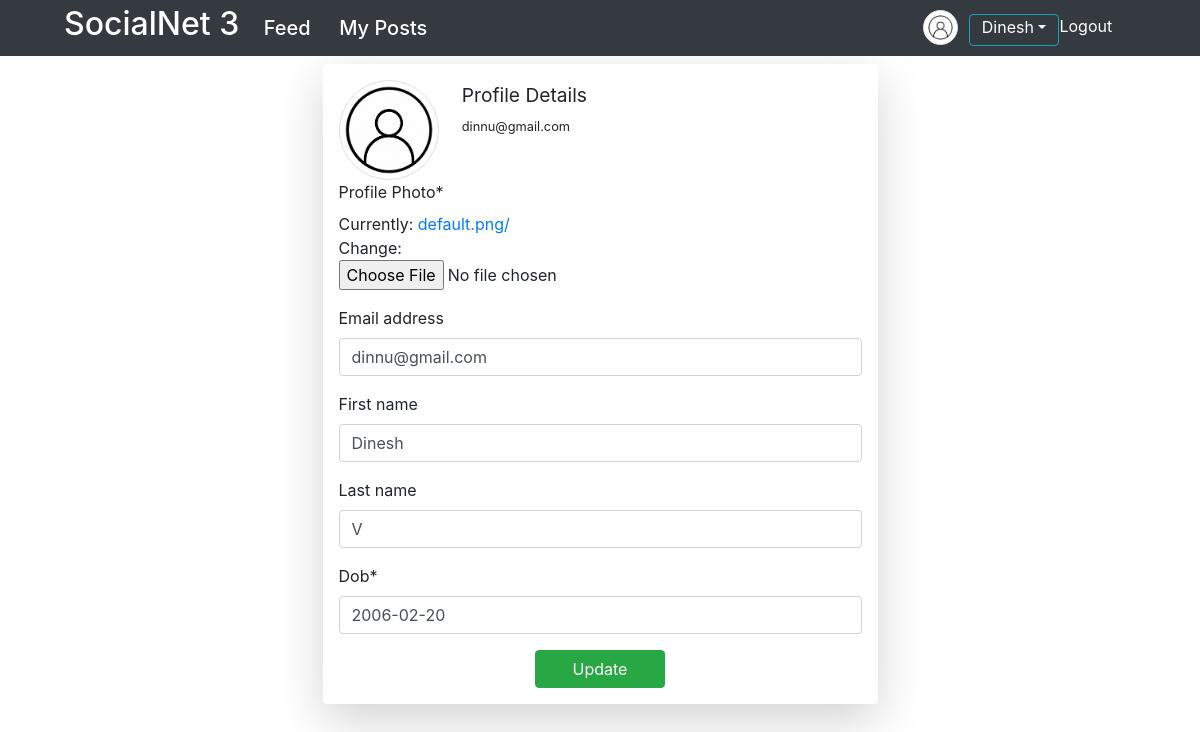
Page /profile/ (signed in) on the committed database.
### user/models.py (models this page shows, shortened)
class SnetUser(AbstractUser):
	GENDER_CHOICES = (
			('M','Male'),
			('F','Female'),
			('T','Trans'),
		)
	dob = models.DateField()
	gender = models.CharField(max_length=1, choices=GENDER_CHOICES)

class Profile(models.Model):
	user = models.OneToOneField(SnetUser, on_delete=models.CASCADE)
	p_img = models.ImageField(default='default.png/', upload_to=profile_img_dir)

### user/views.py (the view)
# urls.py: path('profile/',user_views.profile, name='profile'),
@login_required
def profile(request):
	if request.method == 'POST':
		pform = ProfileForm(request.POST, request.FILES, instance=request.user.profile)
		uform = UserUpdateForm(request.POST, instance=request.user)
		if pform.is_valid() and uform.is_valid():
			pform.save()
			uform.save()
			return HttpResponseRedirect(reverse('profile'))
	else:
		pform = ProfileForm(instance=request.user.profile)
		uform = UserUpdateForm(instance=request.user)
	return render(request, 'user/profile.html', {'pform':pform, 'uform':uform})

### user/forms.py
class ProfileForm(forms.ModelForm):
	p_img = forms.ImageField(label='Profile Photo')
	class Meta:
		model = Profile
		fields = ['p_img']

class UserUpdateForm(forms.ModelForm):
	class Meta:
		model = SnetUser
		fields = ['email','first_name', 'last_name', 'dob']

### user/templates/user/profile.html (shortened to what this page needs)
{% extends 'feed/base.html' %}
{% load crispy_forms_tags %}
{% block body %}
<div class="container">
	<div class="w-50 shadow-lg bg-white p-3 rounded mx-auto mt-2">
		<div class="row">
			<div class="col-md-3">
				<img class="img-thumbnail rounded-circle"  src="{{user.profile.p_img.url}}" width="100" height="100">
			</div>
			<div class="col-md-6">
				<div class="row">
					<h4><small>Profile Details</small></h4>
				</div>
				<div class="row">
					<small>{{user.email}}</small>
				</div>
			</div>
		</div>
		<form method="post" enctype="multipart/form-data">
			{{pform|crispy}}
			{{uform|crispy}}
			<div align="center">
				<input class="btn btn-success w-25" type="submit" name="" value="Update">
			</div>
		</form>
	</div>
</div>
{% endblock body%}

### feed/templates/feed/base.html (shortened to what this page needs)
<!DOCTYPE html>
<html>
<head>
    <link rel="stylesheet" href="https://stackpath.bootstrapcdn.com/bootstrap/4.4.1/css/bootstrap.min.css">
</head>
<body>
	<div>
		<div class="nav navbar navbar-dark bg-dark pt-0 pb-0">
			<div class="ml-5">
				<a class="navbar-brand text-white" href="{% url 'feed:home' %}"><h2>SocialNet 3</h2></a>
				<a class="navbar-brand text-white h4 p-1" href="{% url 'feed:feed' %}">Feed</a>
				{% if user.is_authenticated %}
					<a class="navbar-brand text-white h4 p-1" href="{% url 'feed:myposts' user.id %}">
						My Posts
					</a>
				{% endif %}
			</div>
			<div class="nav navbar navbar-right mr-5 pt-0 pb-0" >
				{% if user.is_authenticated %}
					<div class="navbar-right row">
						<a class="navbar-brand mr-0 pt-0 pb-0 pr-0 col-md-3" href="{% url 'profile' %}">
							<img class="p-1 img-thumbnail rounded-circle" src="{{user.profile.p_img.url}}" width=35 height=35>
						</a>
						<div class="dropdown col-md-4 mr-0 pl-0 pr-0 ml-1 mt-1">
							<a class="dropdown-toggle h6 text-white btn btn-outline-info pt-0 mb-0" role="button" id="dropdownMenuLink" data-toggle="dropdown" aria-haspopup="true" aria-expanded="false">{{user.first_name|title}}</a>
  						</div>
						<a class="text-white col-md-3 mt-1 mr-0" href="{% url 'logout' %}">Logout</a>
					 </div>
				{% endif %}
			</div>
		</div>
		<div>
			{% block body %}
			{% endblock body%}
		</div>
	</div>
</body>
</html>

### rows in the picture
SnetUser: profile.p_img (picture), first_name "Dinesh", email "dinnu@gmail.com", last_name "V", dob "2006-02-20"
